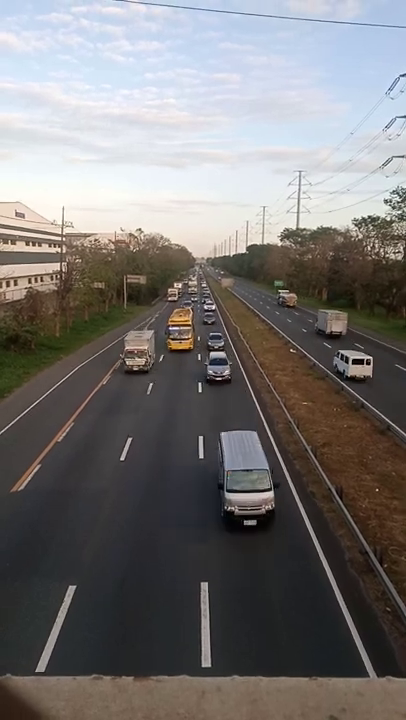
#> input picture frame 52 of footbridge.mp4, 406 x 720 px
$ python '26-) Video'"'"'dan Arkaplan Çıkarma.py'
#> lines starting #> are read from the running program, lines starting #| are printed output that depends on the picture; after the words box and inside, x2 and y2 are one past the last pixel; in counts of white or black regions, pixels touching at a corner belong together
import cv2
import numpy as np

# Video dosyasını okumak için VideoCapture nesnesi oluşturulur.
cap = cv2.VideoCapture("footbridge.mp4")

# Arka plan çıkarıcı (background subtractor) oluşturulur.
# MOG2 algoritması kullanılır. Bu algoritma, bir pikselin arka plana ait olup olmadığını belirlemek için bir karmaşık bir olasılık modeli kullanır.
# history: Arka plan modelinin geçmiş kare sayısı.
# varThreshold: Bir pikselin arka plana ait olup olmadığını belirlemede kullanılan varyans eşik değeri.
# detectShadows: Gölge pikselleri algılanıp algılanmayacağını belirler.
sub = cv2.createBackgroundSubtractorMOG2(history=50, varThreshold=75, detectShadows=True)

while True:
    # Video akışından bir kare okunur.
    ret, frame = cap.read()
#> frame is the input picture: shape (720, 406, 3); mean B, G, R 115.3, 116.2, 119

    # Arka plan çıkarıcı kullanılarak maske oluşturulur.
    mask = sub.apply(frame)
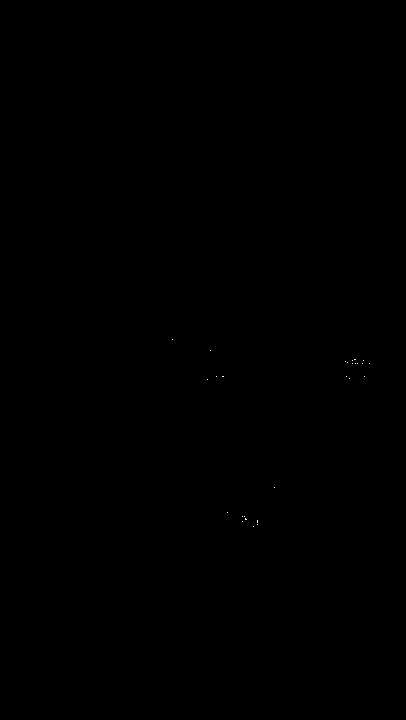
#> mask: shape (720, 406); values 127 (black) and 255 (white), 0.01% white in thin lines or dots, all inside (x1, y1, x2, y2) = (172, 339, 370, 527)

    # Klavyeden "q" tuşuna basıldığında döngüden çıkılır.
    if cv2.waitKey(20) & 0xFF == ord("q"):
#> (key q is pressed here)
        break

    # Orijinal kare ve maske ekranda gösterilir.
    cv2.imshow("frame", frame)
    cv2.imshow("mask", mask)

# Video akışı serbest bırakılır ve pencereler kapatılır.
cap.release()
cv2.destroyAllWindows()
